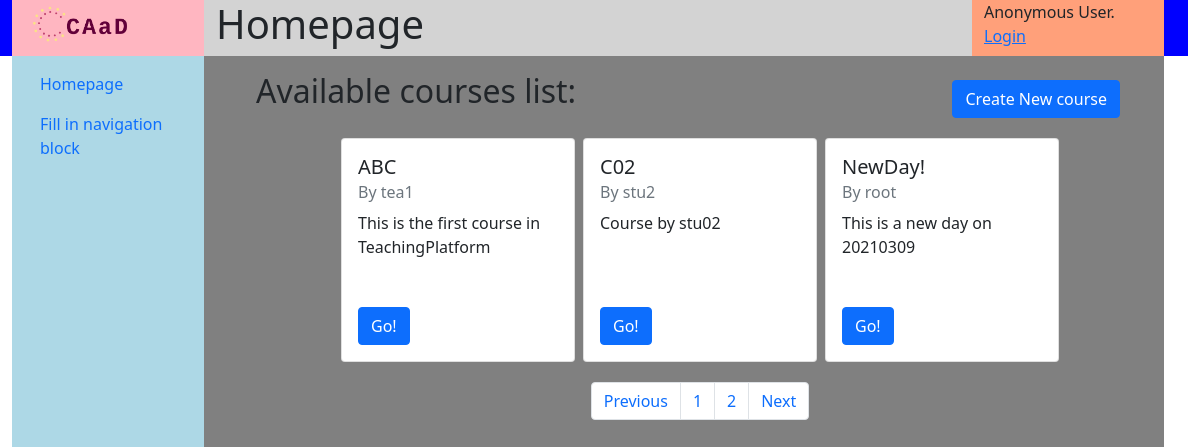
Before: / with the older database file.
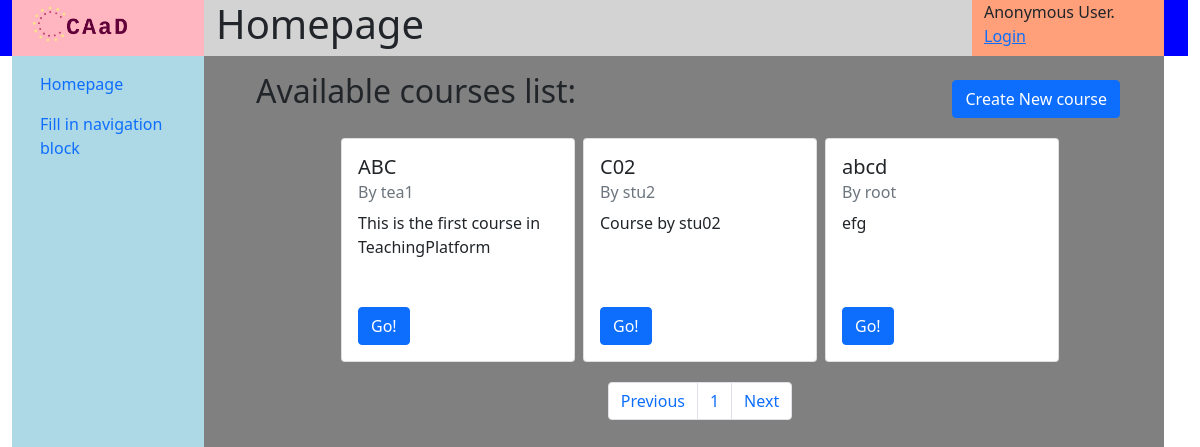
After: the same page with the newer database file.
### courses/models.py (models this page shows, shortened)
class Course(models.Model):
    name = models.CharField('course name', max_length=32)
    password = models.CharField('joining password', max_length=8)
    description = models.CharField('description', max_length=512)
    is_open = models.BooleanField("Is open to all", default=True)
    create_date = models.DateTimeField('date created up', default=now())
    creator = models.ForeignKey(User, on_delete=models.CASCADE)

### courses/views.py (the view)
# urls.py: path('', views.IndexListView.as_view(), name='course_list'),
class IndexListView(ListView):
    queryset = Course.objects.order_by('name').filter(is_open=True).all()
    paginate_by = 3
    context_object_name = "course_list"
    template_name = "courses/index.html"
    def get_context_data(self, **kwargs):
        context = super().get_context_data(**kwargs)
        context["title"] = "Homepage"
        return context

### templates/courses/index.html
{% extends 'generics/base.html' %}
{% block content %}
<div class="list_courses m-3">
    <div class="container-fluid row">
        <h2 class="col-7">Available courses list:</h2>
        <div class="create_course col-5 d-flex justify-content-end align-items-end ">
            <a href="{% url "courses:course_create" %}" class="btn btn-primary text-wrap">
                Create New course
            </a>
        </div>
    </div>
    <div class="row">
        {% if course_list %}
            <div class="d-flex justify-content-center mt-3">
                {% for course in course_list %}
                <div class="card col-3 m-1">
                <div class="card-body">
                    <h5 class="card-title">{{ course.name }}</h5>
                    <h6 class="card-subtitle mb-2 text-muted">By {{ course.creator.username }}</h6>
                    <p class="card-text" style="height: 5rem;">{{ course.description }}</p>
                    <a href="{% url 'courses:course_homepage' course.pk %}" class="btn btn-primary">Go!</a>
                </div>
                </div>
            {% endfor %}
            </div>
        {% else %}
        <h3>N/A</h3>
        {% endif %}
    </div>
    {% if page_obj %}
    <nav aria-label="Page navigation example">
    <ul class="pagination d-flex justify-content-center m-3">
        {% if page_obj.has_previous %}
            <li class="page-item"><a class="page-link" href="?page={{ page_obj.previous_page_number }}">Previous</a></li>
            {% else %}
            <li class="page-item"><a class="page-link disabled" href="#" disabled>Previous</a></li>
        {% endif %}
        {% for object in page_obj.paginator.page_range %}
            <li class="page-item">
                <a class="page-link" href="?page={{ forloop.counter }}">{{ forloop.counter }}</a>
            </li>
        {% endfor %}
        {% if page_obj.has_next %}
            <li class="page-item"><a class="page-link" href="?page={{ page_obj.next_page_number }}">Next</a></li>
            {% else %}
            <li class="page-item"><a class="page-link disabled" href="#" disabled>Next</a></li>
        {% endif %}
    </ul>
    </nav>
    {% endif %}
</div>
{% endblock content %}

Changed rows visible on the page:
no longer on this page (row edited): Course: name "NewDay!", creator.username "root", description "This is a new day on 20210309"
now on this page (row unchanged): Course: name "abcd", creator.username "root", description "efg"
Other visible differences:
list line gone: "2"
